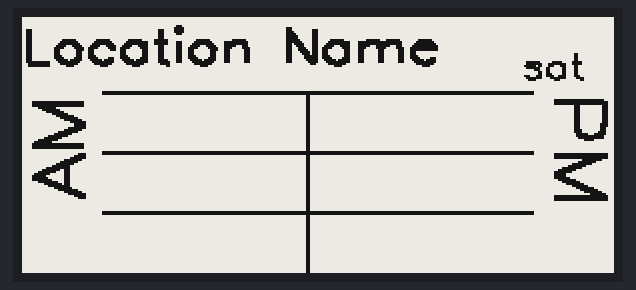
Simulated run of this program. Board: Raspberry Pi Pico running MicroPython. On the bench: 296×128 one-colour display. At 0.3 s the program stops and its outputs stay as they are.

Above: at 0.3 s.

The program:

main.py
```python
import badger2040
badger = badger2040.Badger2040()

badger.set_pen(15)
badger.clear()

badger.set_update_speed(3)

badger.set_pen(0)

badger.set_font("sans")
badger.set_thickness(3)
# Heading line
badger.line(40, 38, 256, 38, 2)

# Line 2
badger.line(40, 68, 256, 68, 2)

badger.line(40, 98, 256, 98, 2)

# Middle line
badger.line(143, 38, 143, 128, 2)

badger.text("AM", 20, 90, -1, 1.3, -90)
badger.text("PM", 276, 37, -1, 1.3, 90)

badger.text("Location Name", 0,15,-1,0.9)
badger.set_thickness(2)
badger.text("sat", 250, 25, -1, 0.7)
badger.update()
```
